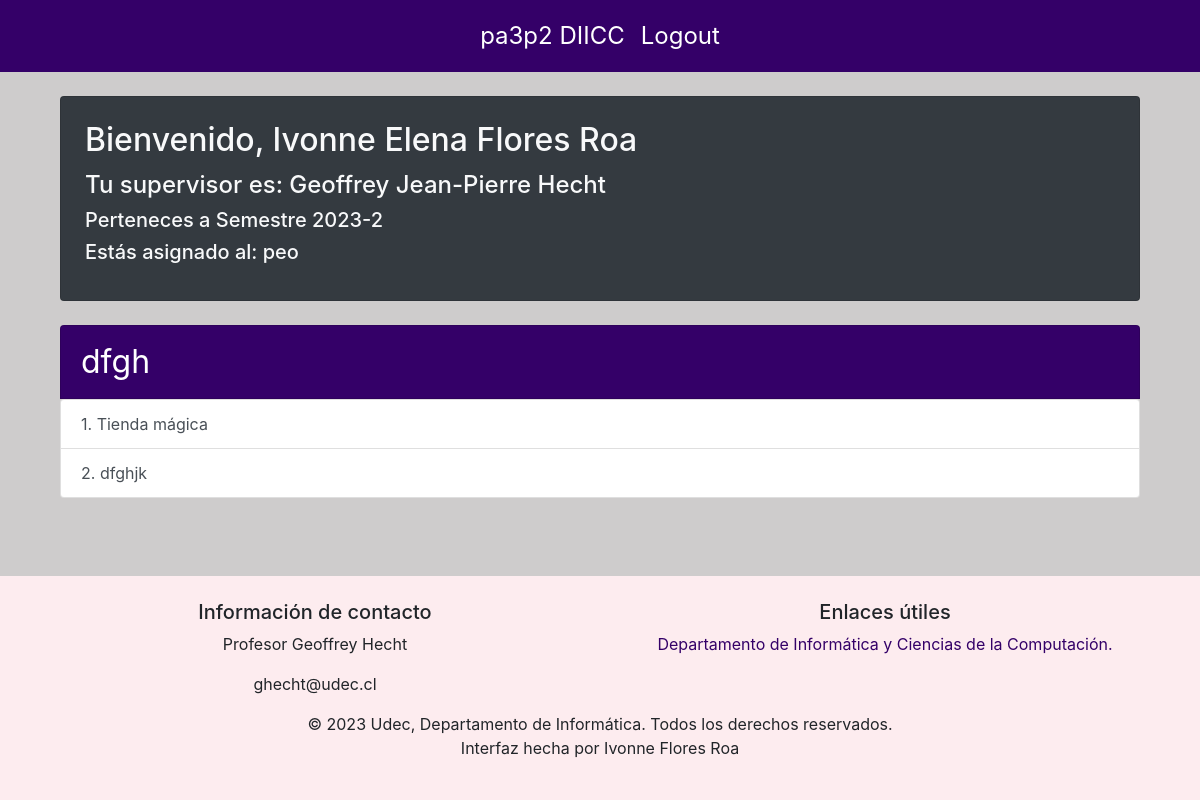
Page /dashEstudiante/1 (signed in) on the committed database.
### basedatos/modelos.py (models this page shows, shortened)
class Estudiante(db.Model):
    id = db.Column(db.Integer, primary_key=True)
    matricula = db.Column(db.String(50), nullable=False)
    nombres = db.Column(db.String(200), nullable=False)
    apellidos = db.Column(db.String(200), nullable=False)
    correo = db.Column(db.String(50), nullable=True, unique=True)
    password = db.Column(db.String(150), nullable=False)
    carrera = db.Column(db.String(100), nullable=False)
    cursos = db.relationship('Curso', secondary=inscripciones, back_populates='estudiantes')
    grupos = db.relationship('Grupo', secondary=estudiantes_grupos, back_populates='estudiantes')
    ejercicios_asignados = db.relationship('Ejercicio_asignado', back_populates='estudiante', viewonly=True)
    @property
    def is_authenticated(self):
        return True

class Supervisor(db.Model):
    id = db.Column(db.Integer, primary_key=True)
    nombres= db.Column(db.String(200), nullable=False)
    apellidos= db.Column(db.String(200), nullable=False)
    correo = db.Column(db.String(50), nullable=False, unique=True)
    password = db.Column(db.String(150), nullable=False)

class Curso(db.Model):
    id = db.Column(db.Integer, primary_key=True)
    nombre = db.Column(db.String(100), nullable=False, unique=True)
    activa = db.Column(db.Boolean(), nullable=False, default=True)
    estudiantes = db.relationship('Estudiante', secondary=inscripciones, back_populates='cursos')
    grupos = db.relationship('Grupo', order_by=Grupo.id, back_populates='curso')

class Grupo(db.Model):
    id = db.Column(db.Integer, primary_key=True)
    nombre = db.Column(db.String(50), nullable=False, unique=True)
    curso = db.relationship('Curso', back_populates='grupos')
    estudiantes = db.relationship('Estudiante', secondary=estudiantes_grupos, back_populates='grupos')
    id_curso = db.Column(db.Integer, db.ForeignKey('curso.id'))

class Serie(db.Model):
    id = db.Column(db.Integer, primary_key=True)
    nombre = db.Column(db.String(50), nullable=False, unique=True)
    activa = db.Column(db.Boolean(), nullable=False, default=True)
    ejercicios = db.relationship('Ejercicio', order_by=Ejercicio.id, back_populates='serie')

class Ejercicio(db.Model):
    id = db.Column(db.Integer, primary_key=True)
    nombre = db.Column(db.String(50), nullable=False, unique=True)
    path_ejercicio = db.Column(db.String(200), nullable=False)
    enunciado = db.Column(db.String(), nullable=False)
    id_serie = db.Column(db.Integer, db.ForeignKey('serie.id'), nullable=False)
    serie = db.relationship('Serie', back_populates='ejercicios')

### main.py (the view)
@app.route('/dashEstudiante/<int:estudiante_id>', methods=['GET', 'POST'])
@login_required
def dashEstudiante(estudiante_id):
    if not verify_estudiante(estudiante_id):
        return redirect(url_for('login'))
    estudiante = db.session.get(Estudiante, int(estudiante_id))
    curso = (
        Curso.query
        .join(inscripciones)  # Join con la tabla inscripciones
        .filter(inscripciones.c.id_curso == Curso.id)
        .filter(inscripciones.c.id_estudiante == estudiante_id)
        .first()
    )
    grupo = (
        Grupo.query
        .join(estudiantes_grupos)  # Join con la tabla estudiantes_grupos
        .filter(estudiantes_grupos.c.id_grupo == Grupo.id)
        .filter(estudiantes_grupos.c.id_estudiante == estudiante_id)
        .first()
    )
    if not grupo:
        grupo_nombre = "Ningún grupo asignado"
    else:
        grupo_nombre = grupo.nombre
    supervisor = None
    if grupo:
        supervisor = (
            Supervisor.query
            .join(supervisores_grupos)
            .filter(supervisores_grupos.c.id_supervisor == Supervisor.id)
            .filter(supervisores_grupos.c.id_grupo == grupo.id)
            .first()
        )
    seriesAsignadas = []
    if grupo:
        seriesAsignadas = (
        Serie.query
        .join(serie_asignada)
        .filter(serie_asignada.c.id_grupo == grupo.id)
        .filter(Serie.activa)  # Filtrar por series activas
        .all()
    )
    ejerciciosPorSerie = {}
    for serieAsignada in seriesAsignadas:
        ejercicios = Ejercicio.query.filter_by(id_serie=serieAsignada.id).all()
        ejerciciosPorSerie[serieAsignada] = ejercicios
    return render_template('vistaEstudiante.html', estudiante_id=estudiante_id, estudiante=estudiante,grupo=grupo, curso=curso, supervisor=supervisor,seriesAsignadas=seriesAsignadas,ejerciciosPorSerie=ejerciciosPorSerie)

### main.py (called while the page is built)
@login_manager.user_loader
def load_user(user_id):
    if user_id.startswith("e"):
        user = db.session.get(Estudiante, int(user_id[1:]))
    elif user_id.startswith("s"):
        user = db.session.get(Supervisor, int(user_id[1:]))
    else:
        return None
    return user

def verify_estudiante(estudiante_id):
    if not isinstance(current_user, Estudiante):
        flash('No tienes permiso para acceder a este dashboard. Debes ser un Estudiante.', 'danger')
        return False
    if current_user.id != estudiante_id:
        flash('No tienes permiso para acceder a este dashboard.', 'danger')
        return False
    return True

### templates/vistaEstudiante.html (shortened to what this page needs)
{% extends "layout.html" %}
{% block content %}
<div class=" container mt-5 ">
  <div class="card text-light bg-dark mb-4">
    <div class="card-body p-4 rounded">
      <h2 class="card-title">Bienvenido, {{estudiante.nombres }} {{estudiante.apellidos}}</h2>
      <h4 class="card-text">{% if supervisor %}Tu supervisor es: {{supervisor.nombres}} {{supervisor.apellidos}}{% else %}No tienes supervisor asignado.{% endif %}</h4>
      <h5 class="card-text">Perteneces a {{curso.nombre}}</h5>
      {% if grupo %}
        <h5 class="card-title">Estás asignado al: {{grupo.nombre}}</h5>
      {% else %}
        <h5 class="card-title">No estás asignado a ningún grupo.</h5>
      {% endif %}
    </div>
  </div>
        {% if seriesAsignadas %}
          <div class="list-group">
            {% for serie in seriesAsignadas %}
              <a href="{{url_for('detallesSeriesEstudiantes', estudiante_id=estudiante_id, serie_id=serie.id)}}" class="list-group-item list-group-item-action serie-item" style="font-size: 2em;">{{serie.nombre}}</a>
              <div class="list-group">
                {% for ejercicio in ejerciciosPorSerie[serie] %}
                  <a href="{{url_for('detallesEjerciciosEstudiantes', estudiante_id=estudiante_id, serie_id=serie.id, ejercicio_id=ejercicio.id)}}" class="list-group-item list-group-item-action" style="font-size: 1em;">
                    {{ loop.index }}. {{ejercicio.nombre}}
                  </a>
                {% endfor %}
              </div>
            {% endfor %}
          </div>
        {% else %}
          <p>No tienes series asignadas en este momento.</p>
        {% endif %}
        <br>
</div>
{% endblock %}

### static/css/layout.css (style rules this page uses)
:root { --silver: #ceccccff; --china-rose: #9d6381ff; --lavender-blush: #fdecefff; --night: #0f110cff; --persian-indigo: #340068ff; --secondary: #6c757d; --silver-opaco: rgba(206, 204, 204, 0.5); --persian-indigo-opaco: rgba(52, 0, 104, 0.5); }
body { min-height: 100vh; display: flex; flex-direction: column; background-color: #ceccccff; }
a { color: #340068; }

### templates/vistaEstudiante.html (style rules this page uses)
.serie-item { background-color: #340068; color: white; }

### rows in the picture
Estudiante: nombres "Ivonne Elena", apellidos "Flores Roa"
Supervisor: nombres "Geoffrey Jean-Pierre", apellidos "Hecht"
Curso: nombre "Semestre 2023-2"
Grupo: nombre "peo"
Serie: nombre "dfgh"
Ejercicio: nombre "Tienda mágica"
Ejercicio: nombre "dfghjk"
